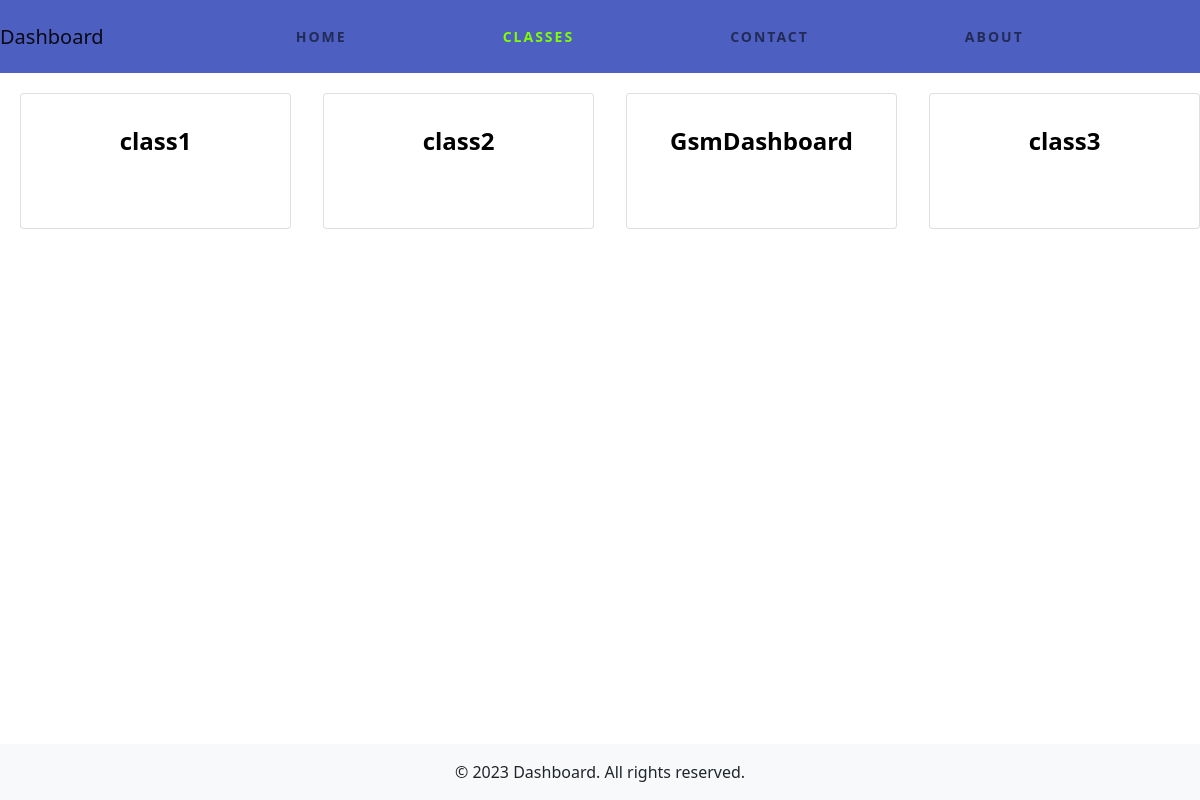
The app's page /eclass_list/ with its own data.
### Eclass/models.py (models this page shows)
class Eclass(models.Model):
    name = models.CharField(max_length=100)
    description = models.TextField()
    def __str__(self):
        return self.name

### gsmdashboard/views.py (the view)
# urls.py: path('eclass_list/', views.eclass_list, name='eclass_list'),
def eclass_list(request):
    eclasses = Eclass.objects.all()
    context = {'eclasses': eclasses}
    return render(request, 'pages/eclass_list.html', context)

### templates/pages/eclass_list.html (shortened to what this page needs)
{% include 'pages/header.html' %}
<div class="card-container">
  {% for i in eclasses %}
    <a href="{{i}}" style="color: red; text-decoration: none;">
      <div class="card">
        <div class="card-details">
          <p class="text-title">{{i}}</p>
        </div>
      </div>
    </a>
  {% endfor %}
</div>
<section>
  {% include 'pages/footer.html' %}
</section>
</body>
</html>

### static/css/main.css (style rules this page uses)
html, body { background-repeat: no-repeat; background-size: cover; height: 100%; padding-bottom: 50rem; }
body { display: flex; flex-direction: column; }
.card-container { margin-bottom: 50px; margin: 10px; display: grid; grid-template-columns: repeat(auto-fit, minmax(200px, 1fr)); gap: 2rem; justify-content: center; }
.card { width: 100%; max-width: 400px; margin: 10px; display: flex; flex-direction: column; align-items: center; border-radius: 20px; background: #f5f5f5; position: relative; padding: 1.8rem; border: 2px solid #c3c6ce; transition: 0.5s ease-out; overflow: visible; }
.card-details { color: black; height: 100%; gap: 0.5em; display: grid; place-content: center; }
.text-title { font-size: 1.5em; font-weight: bold; }

### records on screen
Eclass: name "class1"
Eclass: name "class2"
Eclass: name "GsmDashboard"
Eclass: name "class3"
